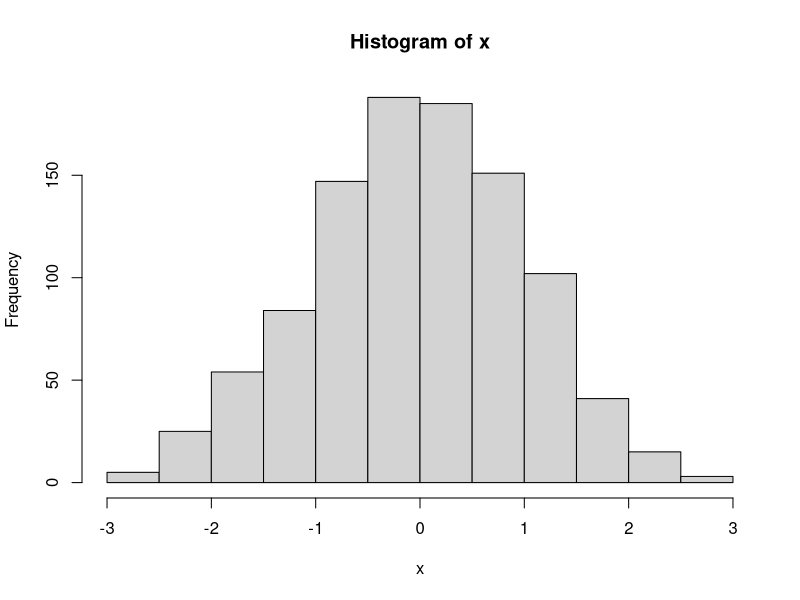

R code for this plot:
# BIOS 431 Emerging Infectious Diseases Lab 1 ----
# Justin Kim
# 08/20/2024

## Basic Computations and Commands ----

5+15
100 - 25/5^2
5*10
100^0.5

## Functions ----



exp(1)^2 # Can also input as exp(2)
sqrt(5)
log(50)
cos(0.5)


## Function Names ----

# What Function performs a t-test in R?
# t.test()

# What function performs a linear model in R?
# lm()

## deSolve ----

# Commented out the install.packages so that the command isn't executed every 
# ... time the document is Run in full

# install.packages("deSolve")
library(deSolve)

## How to use a known function ----

?mean
??mean

## Functions (cont.) ----
# Some functions require more than one argument

seq(from = 1, to = 10, by = 1)


## Assigning Variables ----

d <- 1:12; d

## Matrices ----


## Random Number Generation (1 Point) ----

x <- rnorm(1000, mean = 0, sd = 1)
x

## Visualizing, analyzing, and exporting data (4 points) ----

# The histogram of x displays a relatively uniform bell-shaped curve
hist(x)
